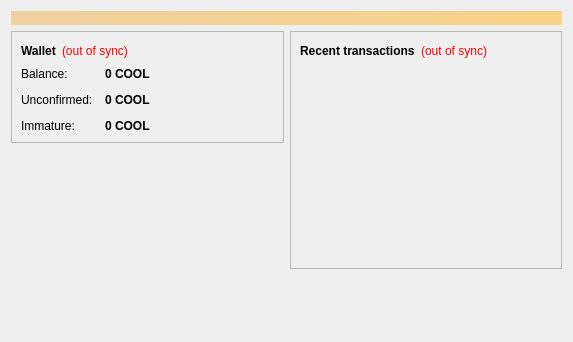
<?xml version="1.0" encoding="UTF-8"?>
<ui version="4.0">
 <class>OverviewPage</class>
 <widget class="QWidget" name="OverviewPage">
  <property name="geometry">
   <rect>
    <x>0</x>
    <y>0</y>
    <width>573</width>
    <height>342</height>
   </rect>
  </property>
  <property name="windowTitle">
   <string>Form</string>
  </property>
  <property name="autoFillBackground">
   <bool>false</bool>
  </property>
  <property name="styleSheet">
   <string notr="true"/>
  </property>
  <layout class="QVBoxLayout" name="topLayout">
   <item>
    <widget class="QLabel" name="labelAlerts">
     <property name="visible">
      <bool>false</bool>
     </property>
     <property name="styleSheet">
      <string notr="true">background-color: qlineargradient(x1: 0, y1: 0, x2: 1, y2: 0, stop:0 #F0D0A0, stop:1 #F8D488); color:#000000;</string>
     </property>
     <property name="wordWrap">
      <bool>true</bool>
     </property>
     <property name="margin">
      <number>3</number>
     </property>
    </widget>
   </item>
   <item>
    <layout class="QHBoxLayout" name="horizontalLayout" stretch="1,1">
     <item>
      <layout class="QVBoxLayout" name="verticalLayout_2">
       <item>
        <widget class="QFrame" name="frame">
         <property name="frameShape">
          <enum>QFrame::StyledPanel</enum>
         </property>
         <property name="frameShadow">
          <enum>QFrame::Raised</enum>
         </property>
         <layout class="QVBoxLayout" name="verticalLayout_4">
          <item>
           <layout class="QHBoxLayout" name="horizontalLayout_4">
            <item>
             <widget class="QLabel" name="label_5">
              <property name="font">
               <font>
                <weight>75</weight>
                <bold>true</bold>
               </font>
              </property>
              <property name="text">
               <string>Wallet</string>
              </property>
             </widget>
            </item>
            <item>
             <widget class="QLabel" name="labelWalletStatus">
              <property name="toolTip">
               <string>The displayed information may be out of date. Your wallet automatically synchronizes with the Goldbit network after a connection is established, but this process has not completed yet.</string>
              </property>
              <property name="styleSheet">
               <string notr="true">QLabel { color: red; }</string>
              </property>
              <property name="text">
               <string notr="true">(out of sync)</string>
              </property>
              <property name="alignment">
               <set>Qt::AlignLeading|Qt::AlignLeft|Qt::AlignVCenter</set>
              </property>
             </widget>
            </item>
            <item>
             <spacer name="horizontalSpacer_2">
              <property name="orientation">
               <enum>Qt::Horizontal</enum>
              </property>
              <property name="sizeHint" stdset="0">
               <size>
                <width>40</width>
                <height>20</height>
               </size>
              </property>
             </spacer>
            </item>
           </layout>
          </item>
          <item>
           <layout class="QFormLayout" name="formLayout_2">
            <property name="fieldGrowthPolicy">
             <enum>QFormLayout::AllNonFixedFieldsGrow</enum>
            </property>
            <property name="horizontalSpacing">
             <number>12</number>
            </property>
            <property name="verticalSpacing">
             <number>12</number>
            </property>
            <item row="0" column="0">
             <widget class="QLabel" name="label">
              <property name="text">
               <string>Balance:</string>
              </property>
             </widget>
            </item>
            <item row="0" column="1">
             <widget class="QLabel" name="labelBalance">
              <property name="font">
               <font>
                <weight>75</weight>
                <bold>true</bold>
               </font>
              </property>
              <property name="cursor">
               <cursorShape>IBeamCursor</cursorShape>
              </property>
              <property name="toolTip">
               <string>Your current balance</string>
              </property>
              <property name="text">
               <string notr="true">0 COOL</string>
              </property>
              <property name="textInteractionFlags">
               <set>Qt::LinksAccessibleByMouse|Qt::TextSelectableByKeyboard|Qt::TextSelectableByMouse</set>
              </property>
             </widget>
            </item>
            <item row="1" column="0">
             <widget class="QLabel" name="label_3">
              <property name="text">
               <string>Unconfirmed:</string>
              </property>
             </widget>
            </item>
            <item row="1" column="1">
             <widget class="QLabel" name="labelUnconfirmed">
              <property name="font">
               <font>
                <weight>75</weight>
                <bold>true</bold>
               </font>
              </property>
              <property name="cursor">
               <cursorShape>IBeamCursor</cursorShape>
              </property>
              <property name="toolTip">
               <string>Total of transactions that have yet to be confirmed, and do not yet count toward the current balance</string>
              </property>
              <property name="text">
               <string notr="true">0 COOL</string>
              </property>
              <property name="textInteractionFlags">
               <set>Qt::LinksAccessibleByMouse|Qt::TextSelectableByKeyboard|Qt::TextSelectableByMouse</set>
              </property>
             </widget>
            </item>
            <item row="2" column="0">
             <widget class="QLabel" name="labelImmatureText">
              <property name="text">
               <string>Immature:</string>
              </property>
             </widget>
            </item>
            <item row="2" column="1">
             <widget class="QLabel" name="labelImmature">
              <property name="font">
               <font>
                <weight>75</weight>
                <bold>true</bold>
               </font>
              </property>
              <property name="toolTip">
               <string>Mined balance that has not yet matured</string>
              </property>
              <property name="text">
               <string notr="true">0 COOL</string>
              </property>
              <property name="textInteractionFlags">
               <set>Qt::LinksAccessibleByMouse|Qt::TextSelectableByKeyboard|Qt::TextSelectableByMouse</set>
              </property>
             </widget>
            </item>
           </layout>
          </item>
         </layout>
        </widget>
       </item>
       <item>
        <spacer name="verticalSpacer">
         <property name="orientation">
          <enum>Qt::Vertical</enum>
         </property>
         <property name="sizeHint" stdset="0">
          <size>
           <width>20</width>
           <height>40</height>
          </size>
         </property>
        </spacer>
       </item>
      </layout>
     </item>
     <item>
      <layout class="QVBoxLayout" name="verticalLayout_3">
       <item>
        <widget class="QFrame" name="frame_2">
         <property name="autoFillBackground">
          <bool>true</bool>
         </property>
         <property name="styleSheet">
          <string notr="true">frame2 { background: transparent; }</string>
         </property>
         <property name="frameShape">
          <enum>QFrame::StyledPanel</enum>
         </property>
         <property name="frameShadow">
          <enum>QFrame::Raised</enum>
         </property>
         <layout class="QVBoxLayout" name="verticalLayout">
          <item>
           <layout class="QHBoxLayout" name="horizontalLayout_2">
            <item>
             <widget class="QLabel" name="label_4">
              <property name="text">
               <string>&lt;b&gt;Recent transactions&lt;/b&gt;</string>
              </property>
             </widget>
            </item>
            <item>
             <widget class="QLabel" name="labelTransactionsStatus">
              <property name="toolTip">
               <string>The displayed information may be out of date. Your wallet automatically synchronizes with the Goldbit network after a connection is established, but this process has not completed yet.</string>
              </property>
              <property name="styleSheet">
               <string notr="true">QLabel { color: red; }</string>
              </property>
              <property name="text">
               <string notr="true">(out of sync)</string>
              </property>
              <property name="alignment">
               <set>Qt::AlignRight|Qt::AlignTrailing|Qt::AlignVCenter</set>
              </property>
             </widget>
            </item>
            <item>
             <spacer name="horizontalSpacer">
              <property name="orientation">
               <enum>Qt::Horizontal</enum>
              </property>
              <property name="sizeHint" stdset="0">
               <size>
                <width>40</width>
                <height>20</height>
               </size>
              </property>
             </spacer>
            </item>
           </layout>
          </item>
          <item>
           <widget class="QListView" name="listTransactions">
            <property name="autoFillBackground">
             <bool>true</bool>
            </property>
            <property name="styleSheet">
             <string notr="true">QListView { background: transparent; }</string>
            </property>
            <property name="frameShape">
             <enum>QFrame::NoFrame</enum>
            </property>
            <property name="verticalScrollBarPolicy">
             <enum>Qt::ScrollBarAlwaysOff</enum>
            </property>
            <property name="horizontalScrollBarPolicy">
             <enum>Qt::ScrollBarAlwaysOff</enum>
            </property>
            <property name="selectionMode">
             <enum>QAbstractItemView::NoSelection</enum>
            </property>
           </widget>
          </item>
         </layout>
        </widget>
       </item>
       <item>
        <spacer name="verticalSpacer_2">
         <property name="orientation">
          <enum>Qt::Vertical</enum>
         </property>
         <property name="sizeHint" stdset="0">
          <size>
           <width>20</width>
           <height>40</height>
          </size>
         </property>
        </spacer>
       </item>
      </layout>
     </item>
    </layout>
   </item>
  </layout>
 </widget>
 <resources/>
 <connections/>
</ui>
